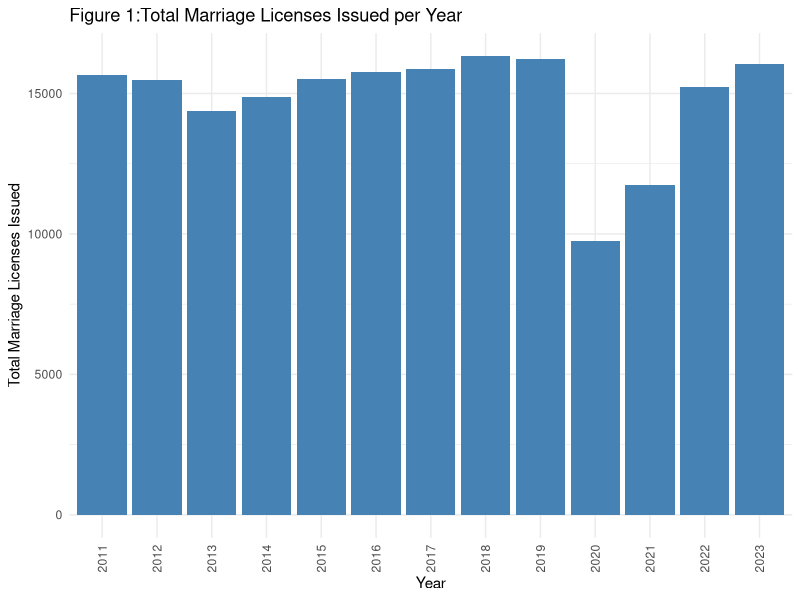
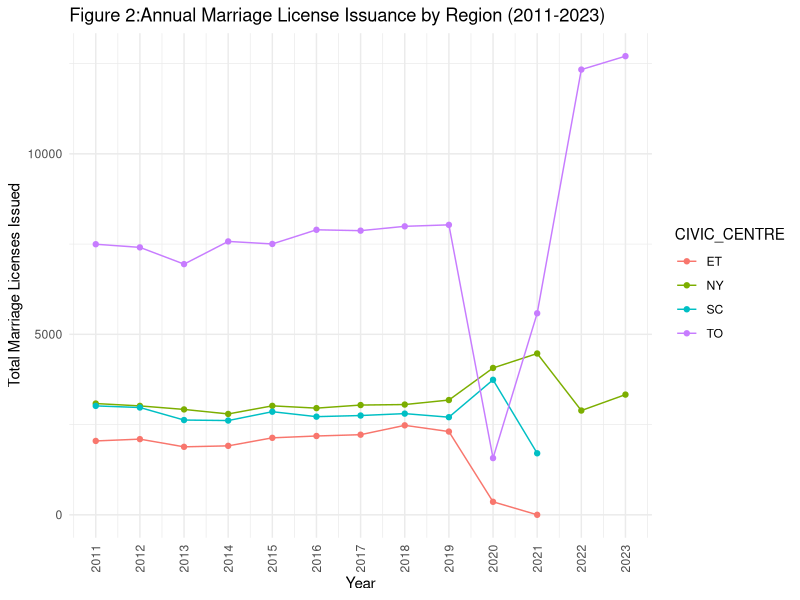

Generate these figures, in order, with R:
## ---- chunk 1
knitr::opts_chunk$set(echo = TRUE)
library(ggplot2)
library(dplyr)
library(readr)
library(knitr)
## ---- chunk 2
toronto_marriage_clean <- read.csv("cleaned_toronto_marriage.csv") %>% mutate(YEAR = as.numeric(substr(TIME_PERIOD, 1, 4))) %>% filter(YEAR >= 2011 & YEAR <= 2023)

# Rename, select top 10, and create table
toronto_marriage_clean %>% 
  rename('id' = X_id, 'Civic Centre' = CIVIC_CENTRE, 'Number of marriage licenses' = MARRIAGE_LICENSES, 'Time period' = TIME_PERIOD, 'Year' = YEAR) %>% 
  head(10) %>% 
  kable(caption = "Table 1: Number of marriage licenses issued in GTA")
## ---- chunk 3

# Create a new column 'YEAR' by extracting the first four characters of 'TIME_PERIOD
# Aggregate the data by year
annual_marriage_data <- toronto_marriage_clean %>%
  group_by(YEAR) %>%
  summarise(Total_Licenses = sum(MARRIAGE_LICENSES, na.rm = TRUE))

# Plot the bar chart
ggplot(annual_marriage_data, aes(x = as.factor(YEAR), y = Total_Licenses)) +
  geom_bar(stat = "identity", fill = "steelblue") +
  scale_x_discrete(limits = as.character(2011:2023)) +
  labs(title = "Figure 1:Total Marriage Licenses Issued per Year",
       x = "Year",
       y = "Total Marriage Licenses Issued") +
  theme_minimal() +
  theme(axis.text.x = element_text(angle = 90, vjust = 0.5, hjust=1))

# Ensure that you replace "path_to_your_file.csv" with the actual path to your CSV file.

## ---- chunk 4
# Create a new column 'YEAR' by extracting the first four characters of 'TIME_PERIOD'
toronto_marriage_clean <- toronto_marriage_clean %>%
  mutate(YEAR = as.numeric(substr(TIME_PERIOD, 1, 4))) %>%
  filter(YEAR >= 2011 & YEAR <= 2023)

# Aggregate the data by year and region (CIVIC_CENTRE)
annual_regional_data <- toronto_marriage_clean %>%
  group_by(YEAR, CIVIC_CENTRE) %>%
  summarise(Total_Licenses = sum(MARRIAGE_LICENSES, na.rm = TRUE), .groups = 'drop') # Add .groups = 'drop'

# Plot the line graph
ggplot(annual_regional_data, aes(x = YEAR, y = Total_Licenses, group = CIVIC_CENTRE, color = CIVIC_CENTRE)) +
  geom_line() +
  geom_point() + # Optional: to show points on the line
  scale_x_continuous(breaks = 2011:2023) +
  labs(title = "Figure 2:Annual Marriage License Issuance by Region (2011-2023)",
       x = "Year",
       y = "Total Marriage Licenses Issued") +
  theme_minimal() +
  theme(axis.text.x = element_text(angle = 90, vjust = 0.5, hjust=1))

# Ensure that you replace "path_to_your_file.csv" with the actual path to your CSV file.


